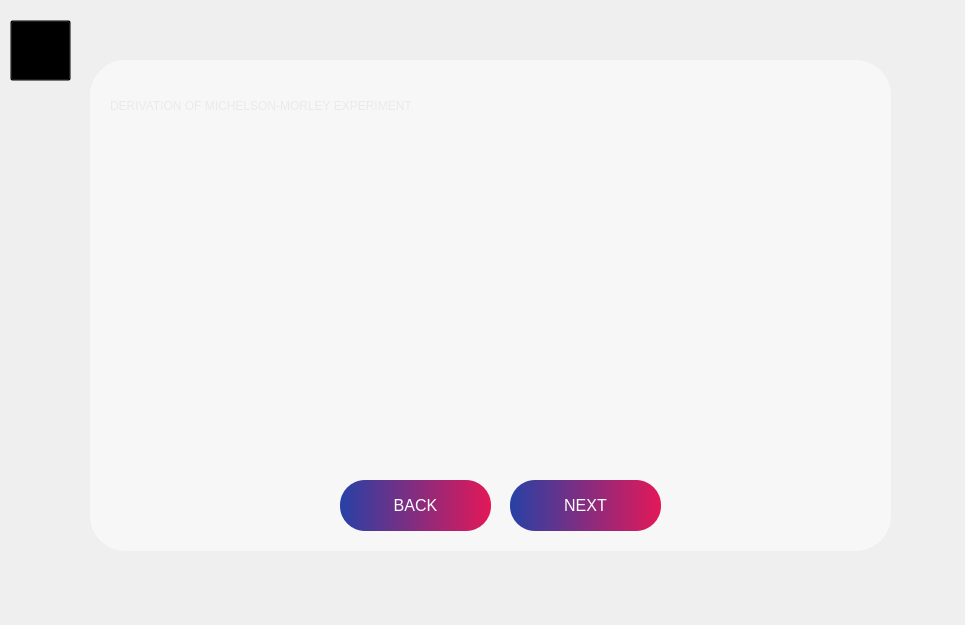
<?xml version="1.0" encoding="UTF-8"?>
<ui version="4.0">
 <class>MainWindow</class>
 <widget class="QMainWindow" name="MainWindow">
  <property name="geometry">
   <rect>
    <x>0</x>
    <y>0</y>
    <width>965</width>
    <height>625</height>
   </rect>
  </property>
  <property name="windowTitle">
   <string>MainWindow</string>
  </property>
  <widget class="QWidget" name="centralwidget">
   <widget class="QLabel" name="label">
    <property name="geometry">
     <rect>
      <x>0</x>
      <y>-10</y>
      <width>971</width>
      <height>641</height>
     </rect>
    </property>
    <property name="text">
     <string/>
    </property>
    <property name="pixmap">
     <pixmap>codioful-formerly-gradienta-C0EW4NoDg_E-unsplash.jpg</pixmap>
    </property>
    <property name="scaledContents">
     <bool>true</bool>
    </property>
   </widget>
   <widget class="QLabel" name="label_2">
    <property name="geometry">
     <rect>
      <x>90</x>
      <y>60</y>
      <width>801</width>
      <height>491</height>
     </rect>
    </property>
    <property name="styleSheet">
     <string notr="true">background-color: rgba(255, 255, 255, 127); 
border-radius: 35px;
border: 1px solid rgba(255, 255, 255, 76); </string>
    </property>
    <property name="text">
     <string/>
    </property>
   </widget>
   <widget class="QPushButton" name="pushButton">
    <property name="geometry">
     <rect>
      <x>510</x>
      <y>480</y>
      <width>151</width>
      <height>51</height>
     </rect>
    </property>
    <property name="styleSheet">
     <string notr="true">QPushButton {
    background: qlineargradient(x1:0, y1:0, x2:1, y2:0, stop:0 #2741a6, stop:1 #e31858);
    border-radius: 25px;
	font-size: 16px;
    color: white;
    padding: 10px 20px;
}

QPushButton:hover {
    background: qlineargradient(x1:0, y1:0, x2:1, y2:0, stop:0 #e31858, stop:1 #2741a6);
}
</string>
    </property>
    <property name="text">
     <string>NEXT</string>
    </property>
   </widget>
   <widget class="QPushButton" name="pushButton_HOME">
    <property name="geometry">
     <rect>
      <x>10</x>
      <y>20</y>
      <width>61</width>
      <height>61</height>
     </rect>
    </property>
    <property name="styleSheet">
     <string notr="true">
QPushButton {
    background-color: transparent;
}

QPushButton:hover {
    background-color: rgba(255, 255, 255, 0.2);
    border-radius: 25px;
    border: 1px solid rgba(255, 255, 255, 0.3);
    font-size: 16px;
    color: white;
}

QPushButton:pressed {
    background-color: rgba(255, 255, 255, 0.3); 
    border: 1px solid rgba(255, 255, 255, 0.5); 
    transform: scale(0.95); 
}
</string>
    </property>
    <property name="text">
     <string/>
    </property>
    <property name="icon">
     <iconset>
      <normaloff>[CITYPNG.COM]House Line White Icon - 500x500.png</normaloff>[CITYPNG.COM]House Line White Icon - 500x500.png</iconset>
    </property>
    <property name="iconSize">
     <size>
      <width>50</width>
      <height>50</height>
     </size>
    </property>
   </widget>
   <widget class="QLabel" name="label_3">
    <property name="geometry">
     <rect>
      <x>110</x>
      <y>80</y>
      <width>771</width>
      <height>51</height>
     </rect>
    </property>
    <property name="styleSheet">
     <string notr="true">color:rgb(234, 234, 234);
font: 18pt &quot;MS Shell Dlg 2&quot;;</string>
    </property>
    <property name="text">
     <string>DERIVATION OF MICHELSON-MORLEY EXPERIMENT</string>
    </property>
   </widget>
   <widget class="QPushButton" name="pushButton_2">
    <property name="geometry">
     <rect>
      <x>340</x>
      <y>480</y>
      <width>151</width>
      <height>51</height>
     </rect>
    </property>
    <property name="styleSheet">
     <string notr="true">QPushButton {
    background: qlineargradient(x1:0, y1:0, x2:1, y2:0, stop:0 #2741a6, stop:1 #e31858);
    border-radius: 25px;
	font-size: 16px;
    color: white;
    padding: 10px 20px;
}

QPushButton:hover {
    background: qlineargradient(x1:0, y1:0, x2:1, y2:0, stop:0 #e31858, stop:1 #2741a6);
}
</string>
    </property>
    <property name="text">
     <string>BACK</string>
    </property>
   </widget>
   <widget class="QLabel" name="label_4">
    <property name="geometry">
     <rect>
      <x>270</x>
      <y>130</y>
      <width>431</width>
      <height>341</height>
     </rect>
    </property>
    <property name="text">
     <string/>
    </property>
    <property name="pixmap">
     <pixmap>michelson-morley-experiment-1122dfdf-removebg-preview-Photoroom-removebg-preview.png</pixmap>
    </property>
    <property name="scaledContents">
     <bool>true</bool>
    </property>
   </widget>
  </widget>
 </widget>
 <resources/>
 <connections/>
</ui>
